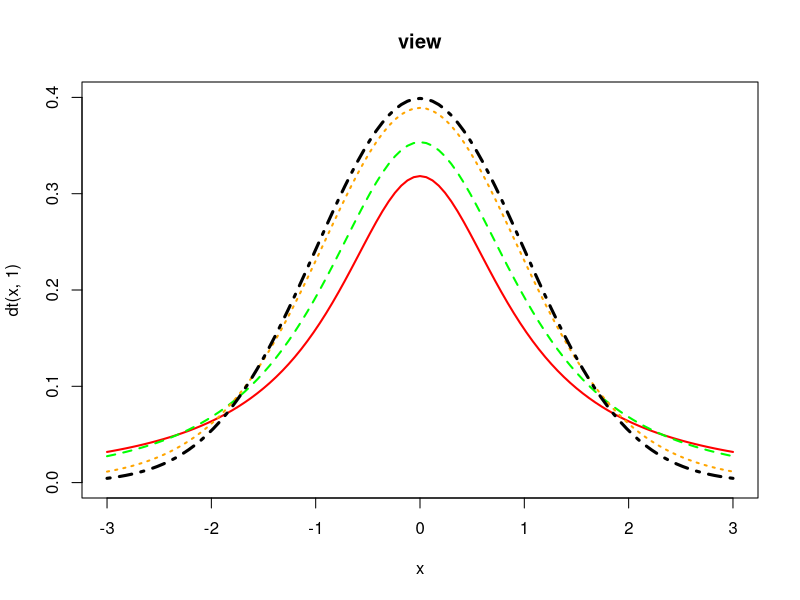

Recreate this plot in R.
curve(dt(x,1),xlim = c(-3,3),ylim = c(0,0.4),col='red',lwd=2,lty = 1)
curve(dt(x,2),add=T,col='green',lwd=2,lty = 2)
curve(dt(x,10),add=T,col='orange',lwd=2,lty = 3)
curve(dnorm(x),add=T,lwd=3,lty = 4)
title("view")
